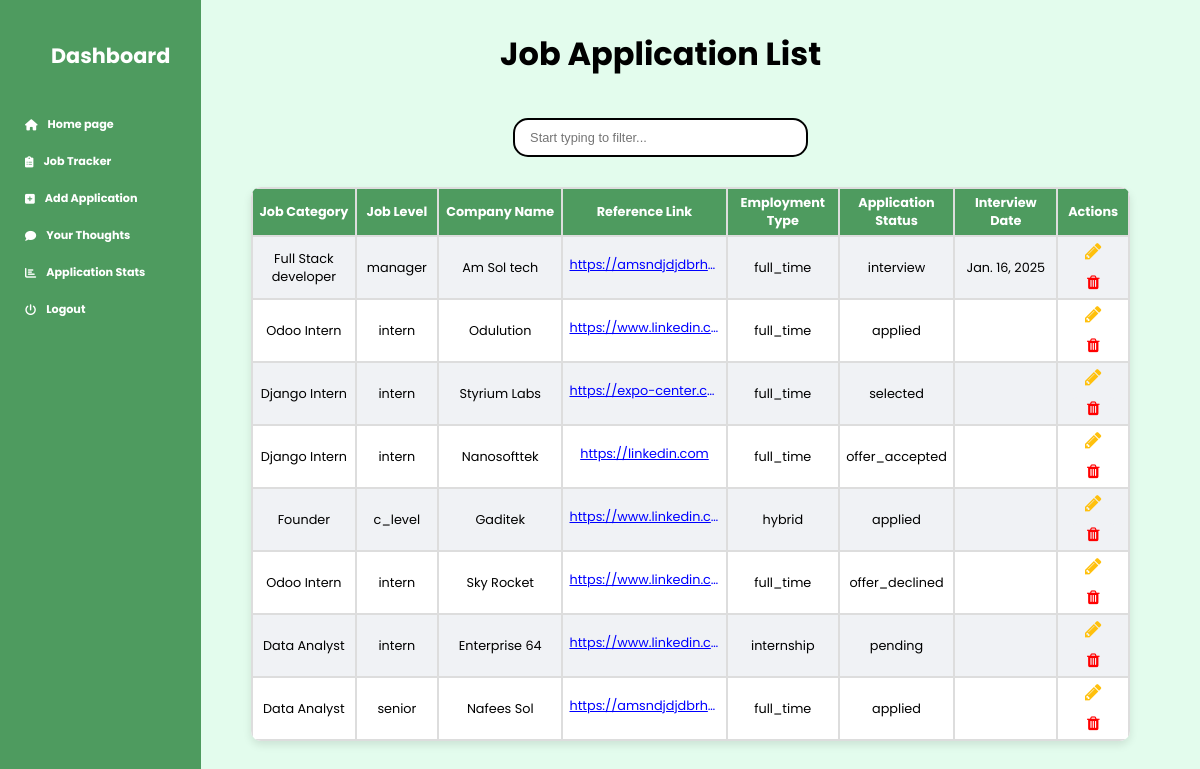
Screenshot of /jobs/ (signed in) with the database file from the repository.
### tracker/models.py (models this page shows, shortened)
class Add_Job(models.Model):
    JOB_LEVEL_CHOICES = [
        ('intern', 'Intern'),
        ('junior', 'Junior'),
        ('mid', 'Mid-Level'),
        ('senior', 'Senior'),
        ('lead', 'Lead'),
        ('manager', 'Manager'),
        ('director', 'Director'),
        ('vp', 'Vice President'),
        ('c_level', 'C-Level'),
    ]
    EMPLOYMENT_TYPE_CHOICES = [
        ('full_time', 'Full-Time'),
        ('part_time', 'Part-Time'),
        ('contract', 'Contract'),
        ('temporary', 'Temporary'),
        ('internship', 'Internship'),
        ('freelance', 'Freelance'),
        ('remote', 'Remote'),
        ('hybrid', 'Hybrid'),
        ('apprenticeship', 'Apprenticeship'),
    ]
    APPLICATION_STATUS_CHOICES = [
        ('pending', 'Pending'),
        ('applied', 'Applied'),
        ('interview', 'Interview Scheduled'),
        ('selected', 'Selected'),
        ('rejected', 'Rejected'),
        ('offer_accepted', 'Offer Accepted'),
        ('offer_declined', 'Offer Declined'),
    ]
    user = models.ForeignKey(User, on_delete=models.CASCADE)
    job_category = models.CharField(max_length=100)
    job_level = models.CharField(max_length=100, choices=JOB_LEVEL_CHOICES)
    company_name = models.CharField(max_length=100)
    company_email = models.EmailField(max_length=150, null=True, blank=True)  # Company Email New Fielded Added
    reference_link = models.URLField(max_length=200)
    employment_type = models.CharField(max_length=100, choices=EMPLOYMENT_TYPE_CHOICES)
    application_status = models.CharField(max_length=20, choices=APPLICATION_STATUS_CHOICES, default='pending')  # Default status is pending
    interview_date = models.DateField(null=True, blank=True)  # Allows null values if no date is set

### tracker/views.py (the view)
# urls.py: path('jobs/', job_list, name='job_list'),
@login_required
def job_list(request):
    jobs = Add_Job.objects.filter(user=request.user).order_by("-interview_date")
    job_category = request.GET.get('job_category')
    if job_category:
        jobs = jobs.filter(job_category__icontains=job_category)  # Use 'icontains' for partial match
    all_emails_empty = not any(job.company_email for job in jobs)
    all_dates_empty = not any(job.interview_date for job in jobs)
    context = {
        'jobs': jobs,
        'all_emails_empty': all_emails_empty,  # Pass the flag to the template
        'all_dates_empty': all_dates_empty,
    }
    return render(request, 'job_list.html', context)

### templates/job_list.html (shortened to what this page needs)
{% extends 'base.html' %}
{% block content %}
{% load static %}
<h1  style="text-decoration: none;">Job Application List</h1>
<div class="search-container">
    <form method="GET" action="/jobs/">
        <input name="job_category" id="search" type="search" placeholder="Start typing to filter..." autocomplete="off">
    </form>
</div>
        <table id="jobTable" style="margin-top: 0px !important; border-radius: 10px; margin-left: 30px;">
            {% if jobs|length == 0 %}
                <div class="no-jobs-message">
                    <p>No application is added.</p>
                </div>
                <div class="cta-container">
                    <a href="{% url 'job_create' %}" class="cta-button">Add Application</a>
                </div>
            {% else %}
            <tr>
                <th>Job Category</th>
                <th>Job Level</th>
                <th>Company Name</th>
                <th>Reference Link</th>
                <th>Employment Type</th>
                <th>Application Status</th>
                {% if not all_dates_empty %}
                    <th>Interview Date</th>
                {% endif %}
                <th>Actions</th>
            </tr>
            {% for job in jobs %}
            <tr>
                <td>{{ job.job_category }}</td>
                <td>{{ job.job_level }}</td>
                <td>{{ job.company_name }}</td>
                <td><a href="{{ job.reference_link }}" style="width: 150px !important; color: blue">{{ job.reference_link }}</a></td>
                <td>{{ job.employment_type }}</td>
                <td>{{ job.application_status }}</td>
                {% if not all_dates_empty %}
                <td>
                    {% if job.interview_date %}
                        {{ job.interview_date }}
                        {% endif %}
                    </td>
                {% endif %}
                    <td>
                    <a href="{% url 'job_update' job.id %}" title="Edit" class="btn" style="display:inline; font-size: 1.2rem !important; color: #ffc00c; width: 20px !important; padding: 0px !important;">
                        <i class="fa fa-pencil"></i>
                    </a>
                    <a href="{% url 'job_delete_confirmation' job.id %}" class="btn btn-delete" style="background-color: red;">
                        <i class="fa fa-trash" style="padding: 8px 15px; color: red;"></i>
                    </a>
                </td>
            </tr>
            {% endfor %}
            {% endif %}
        </table>
        </div>
    {% endblock %}

### templates/base.html (style rules this page uses)
body { margin: 0; background-color: #e3fced; font-family: 'Poppins', sans-serif; }
h1 { text-align: center; color: #000000; margin-top: 0px; margin: 10px 10px 40px; text-decoration: none; }
.btn { border: none; border-radius: 5px; font-size: 0.8rem !important; cursor: pointer; display: inline; margin: 10px; }
table { margin-right: 10px; width: 100%; border-collapse: collapse; border-radius: 25px; overflow: hidden; box-shadow: 0 4px 8px rgba(0, 0, 0, 0.1); background-color: white; }
th, td { padding: 5px; text-align: center; border: 2px solid #ddd; font-size: 0.8rem; }
th { color: white; }
tr:nth-child(even) , td .btn-delete { background-color: #f0f2f5 !important; }
tr:nth-child(odd) td .btn-delete { background-color: #ffffff !important; }
td a { display: inline-block; word-wrap: break-word; white-space: nowrap; overflow: hidden; text-overflow: ellipsis; color: #ffcc00; }
.btn { border: none; border-radius: 5px; font-size: 1rem !important; cursor: pointer; display: inline; margin: 10px; }
th, td { padding: 10px; text-align: center; border: 2px solid #ddd; }
td { padding: 0px !important; }
th { padding: 5px !important; background-color: #4e9b5f; color: white; }
td a { display: inline-block; word-wrap: break-word; white-space: nowrap; overflow: hidden; text-overflow: ellipsis; color: #00a6ed; }
td { padding: 0; margin: 0; height: auto; max-height: 10px !important; }
table th:nth-child(1), table td:nth-child(1) { width: 10%; }
table th:nth-child(2), table td:nth-child(2) { width: 8%; }
table th:nth-child(3), table td:nth-child(3) { width: 12%; }
table th:nth-child(4), table td:nth-child(4) { width: 8%; }
table th:nth-child(5), table td:nth-child(5) { width: 10%; }
table th:nth-child(6), table td:nth-child(6) { width: 8%; }
table th:nth-child(7), table td:nth-child(7) { width: 10%; }
table th:nth-child(8), table td:nth-child(8) { width: 6%; }
.search-container { position: relative; display: inline-block; text-align: center; width: 100%; }
form { display: flex; justify-content: center; align-items: center; }
input[type="search"] { width: 80%; max-width: 200px; padding: 10px 45px 10px 15px; font-size: 0.8em; border: 2px solid ; border-radius: 15px; transition: border-color 0.3s ease; outline: none; min-width: 295px; margin-left: 0px; margin-right: 0px; }
.search-container { margin-bottom: 20px; }
@media (min-width: 768px) { .search-container { margin-bottom: 30px; } }

### rows the page displays
Add_Job: job_category "Full Stack developer", job_level "manager", company_name "Am Sol tech", reference_link "https://amsndjdjdbrh…", employment_type "full_time", application_status "interview", interview_date "Jan. 16, 2025"
Add_Job: job_category "Odoo Intern", job_level "intern", company_name "Odulution", reference_link "https://www.linkedin.c…", employment_type "full_time", application_status "applied"
Add_Job: job_category "Django Intern", job_level "intern", company_name "Styrium Labs", reference_link "https://expo-center.c…", employment_type "full_time", application_status "selected"
Add_Job: job_category "Django Intern", job_level "intern", company_name "Nanosofttek", reference_link "https://linkedin.com", employment_type "full_time", application_status "offer_accepted"
Add_Job: job_category "Founder", job_level "c_level", company_name "Gaditek", reference_link "https://www.linkedin.c…", employment_type "hybrid", application_status "applied"
Add_Job: job_category "Odoo Intern", job_level "intern", company_name "Sky Rocket", reference_link "https://www.linkedin.c…", employment_type "full_time", application_status "offer_declined"
Add_Job: job_category "Data Analyst", job_level "intern", company_name "Enterprise 64", reference_link "https://www.linkedin.c…", employment_type "internship", application_status "pending"
Add_Job: job_category "Data Analyst", job_level "senior", company_name "Nafees Sol", reference_link "https://amsndjdjdbrh…", employment_type "full_time", application_status "applied"
